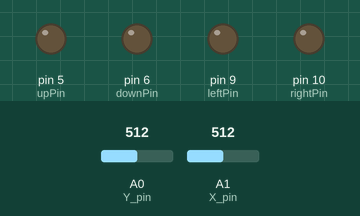
Bench run of a sketch on a simulated Arduino Uno, built with avr-gcc and run on an emulated ATmega328P. Parts: output pins drawn as LEDs (lit = HIGH). The test bench sets the inputs (shaded band); at power-on: A0 (Y_pin) = 512, A1 (X_pin) = 512.

Above: at 1.2 s.
1.3 s: A0 (Y_pin) set to 490
At 1.8 s:
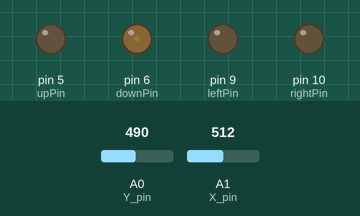
2.8 s: A1 (X_pin) set to 486
At 4.0 s:
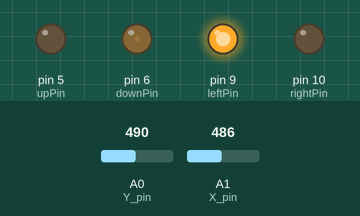
4.3 s: A0 (Y_pin) set to 510
At 5.3 s:
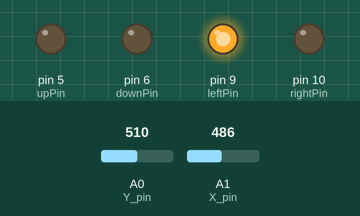
5.8 s: A1 (X_pin) set to 545
At 6.4 s:
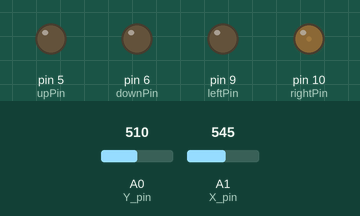
7.3 s: A0 (Y_pin) set to 535
At 7.6 s:
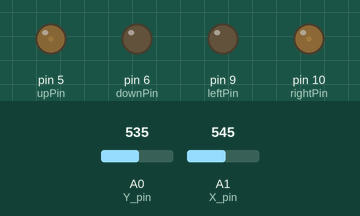
8.8 s: A1 (X_pin) set to 525
At 9.9 s:
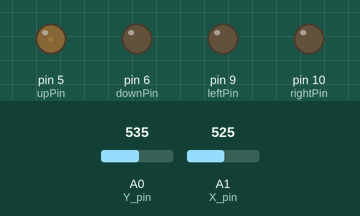
Timing chart, 0 to 11.3 s (numbered marks = the images above; inputs shaded):
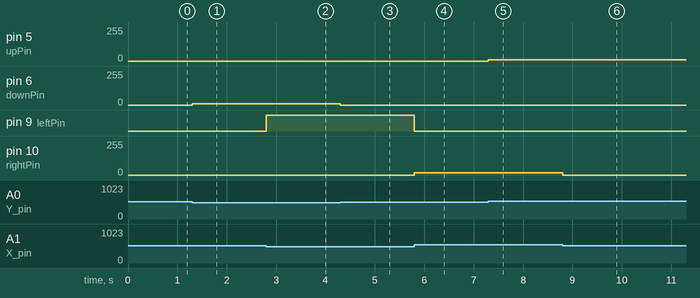

Measured:
- the behaviour switches between 500 and 499 on A1 (X_pin) (found by bisection; images 1 and 2)
- after the input at 1.3 s, pin 6 (downPin): 0/255 → 11/255 at once
- after the input at 2.8 s, pin 9 (leftPin): LOW → HIGH at once
- after the input at 4.3 s, pin 6 (downPin): 11/255 → 0/255 at once
- after the input at 5.8 s, pin 9 (leftPin): HIGH → LOW at once; pin 10 (rightPin): 0/255 → 16/255 at once
- after the input at 7.3 s, pin 5 (upPin): 0/255 → 11/255 at once
- after the input at 8.8 s, pin 10 (rightPin): 16/255 → 0/255 at once

The sketch:

LED_Joystick_Tester.ino
```cpp
// This allows calibration and testing of an analog joystick by means of 4 LEDs,
// which will gradually get brighter as the joystick is moved along the
// X and Y axes. This is done by using pulse-width modulation (PWM) to simulate
// analog current control.


// The LEDs are connected to PWM-enabled pins.

int upPin = 5;
int downPin = 6;
int leftPin = 9;
int rightPin = 10;

// The joystick's X-axis and Y-axis outputs are connected to analog input pins.

const int Y_pin = 0; // analog pin connected to X output
const int X_pin = 1; // analog pin connected to Y output

void setup() {

  // The digital pins connected to the LEDs are initialized as outputs.
  pinMode(upPin, OUTPUT);
  pinMode(downPin, OUTPUT);
  pinMode(leftPin, OUTPUT);
  pinMode(rightPin, OUTPUT);

}

void loop() {

  // Each if statement takes the analog input from the joystick pins, which will have
  // a value between 0 - 1024 for each axis. If the joystick has been moved in that
  // direction, converts it to a value between 0 and 255 for the analogWrite
  // function, which uses PWM to fade the LEDs. If the joystick has not moved in
  // that direction, a value of 0 is passed to the output and the next direction
  // is polled.


  // Joystick left?
  if (analogRead(X_pin) < 500)
  {
    analogWrite(leftPin, (512 - analogRead(X_pin) / 2));
  }
  else
  {
    analogWrite(leftPin, 0);
  }

  // Joystick right?
  if (analogRead(X_pin) > 535)
  {
    analogWrite(rightPin, ((analogRead(X_pin) - 512) / 2));
  }
  else
  {
    analogWrite(rightPin, 0);
  }

  // Joystick down?
  if (analogRead(Y_pin) < 500)
  {
    analogWrite(downPin, ((512 - analogRead(Y_pin)) / 2));
  }
  else
  {
    analogWrite(downPin, 0);
  }

  // Joystick up?
  if (analogRead(Y_pin) > 525)
  {
    analogWrite(upPin, ((analogRead(Y_pin) - 512) / 2));
  }
  else
  {
    analogWrite(upPin, 0);
  }
}
```
